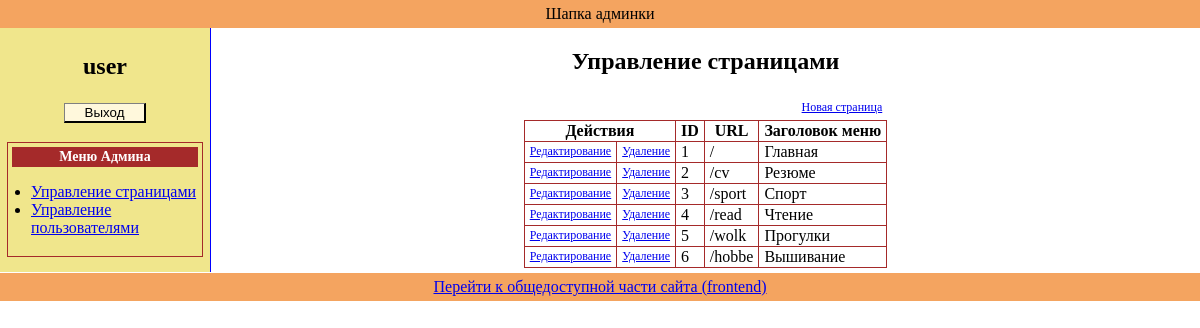
Page /admin/index.php?obj=pages (signed in) on the committed database.
### tables this page shows
CREATE TABLE IF NOT EXISTS `page` (
  `id` int(11) NOT NULL AUTO_INCREMENT,
  `url` varchar(20) NOT NULL,
  `name` varchar(20) NOT NULL,
  `content` text,
  PRIMARY KEY (`id`),
  UNIQUE KEY `url` (`url`)
);

### admin/classes/pagesClass.php (called while the page is built, shortened)
<?php
class pagesClass {
  private $pdo;
  private $table = 'page';
  function __construct($pdo) {
    if ($pdo) {
      $this->pdo = $pdo;
    } else {
      echo 'Не удалось установить соединение с серверм БД';
    }
  }
  public function selectAll($limit = 0, $offset = 0) {
    $q_res = $this->pdo->query('SELECT * FROM ' . $this->table . (($limit == 0) ? '' : ' LIMIT ' . $offset . ', ' . $limit));
    return $q_res->fetchAll(PDO::FETCH_ASSOC);
  }
}

### admin/blocks/pages_manag.php (the view, shortened to what this page needs)
<?php
if ((isset($_GET['obj'])) & ($_GET['obj'] == 'pages')) {
    $pagesObj = new pagesClass($pdo);
    ?>
    <h2>Управление страницами</h2>
    <table id="users_manag_tab" class="manag_tab">
        <caption>
            <a href="?obj=pages&action=new">
                Новая страница
            </a>
        </caption>
        <tr>
            <th class="buts" colspan="2">Действия</th>
            <th class="id">ID</th>
            <th class="user_name">URL</th>
            <th class="user_pass">Заголовок меню</th>
        </tr>
        <?php
        $pages = $pagesObj->selectAll();
        foreach ($pages as $page) {
            ?>
            <tr>
                <td class="but_edit">
                    <a href="?obj=pages&action=edit&page_id=<?php echo $page['id']; ?>">
                        Редактирование
                    </a>
                </td>
                <td class="but_delete">
                    <a href="?obj=pages&action=delete&page_id=<?php echo $page['id']; ?>">
                        Удаление
                    </a>
                </td>
                <td class="id"><?php echo $page['id']; ?></td>
                <td class="user_name"><?php echo $page['url']; ?></td>
                <td class="user_pass"><?php echo $page['name']; ?></td>
            </tr>
        <?php } ?>
    </table>
<?php } ?>

### css/screen.css (style rules this page uses)
body { font-family: verdana; text-align: center; margin: 0px; padding: 0px; }
.manag_tab { border-collapse: collapse; border-spacing: 0; margin: 5px auto; }
.manag_tab caption { text-align: right; padding: 5px; }
.manag_tab td, .manag_tab th { border: 1px solid brown; padding: 1px 5px; }
.manag_tab a { font-size: 12px; }

### rows in the picture
page: id "1", url "/", name "Главная"
page: id "2", url "/cv", name "Резюме"
page: id "3", url "/sport", name "Спорт"
page: id "4", url "/read", name "Чтение"
page: id "5", url "/wolk", name "Прогулки"
page: id "6", url "/hobbe", name "Вышивание"

### other values in the picture
$_SESSION["name"] "user"
